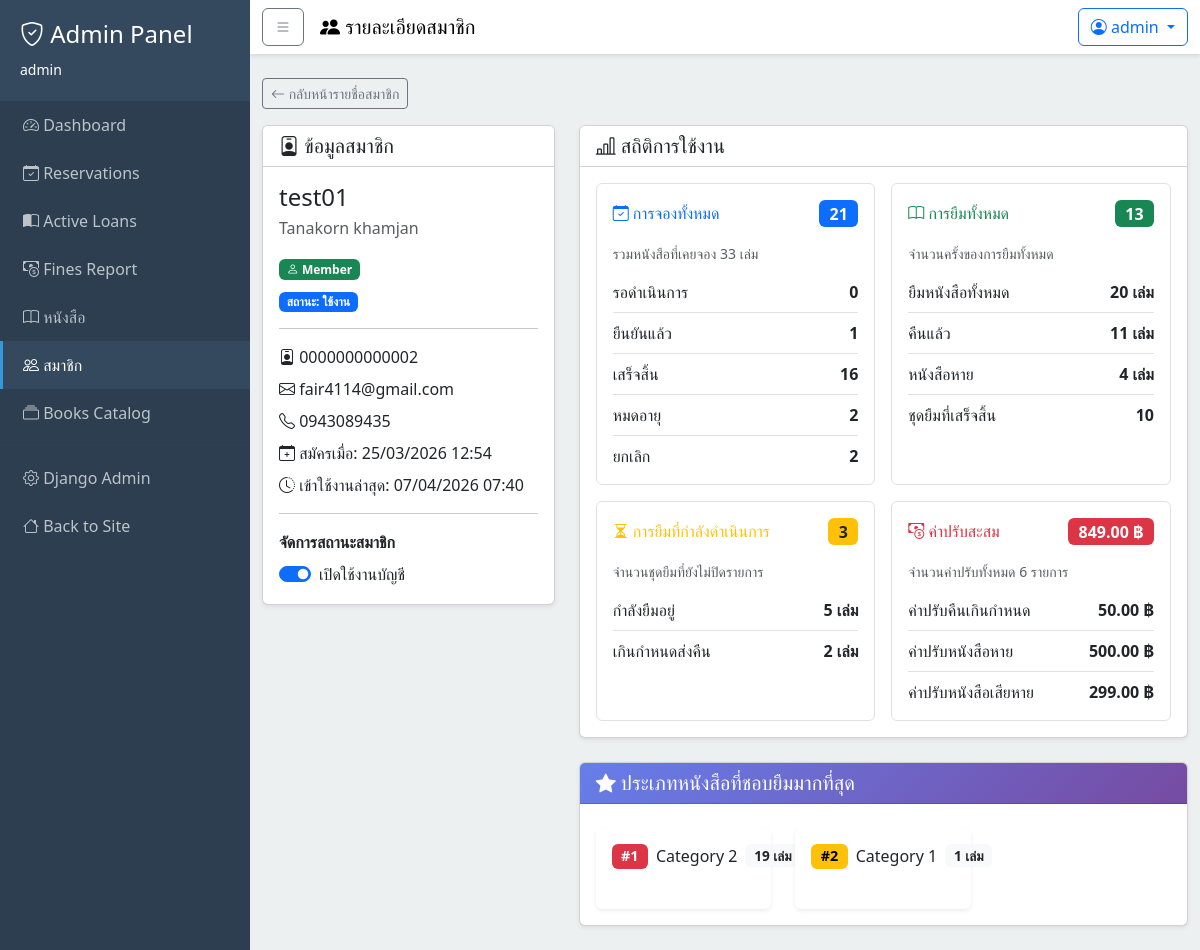
/dashboard/users/2/ (signed in), run on an earlier commit of the app's database.
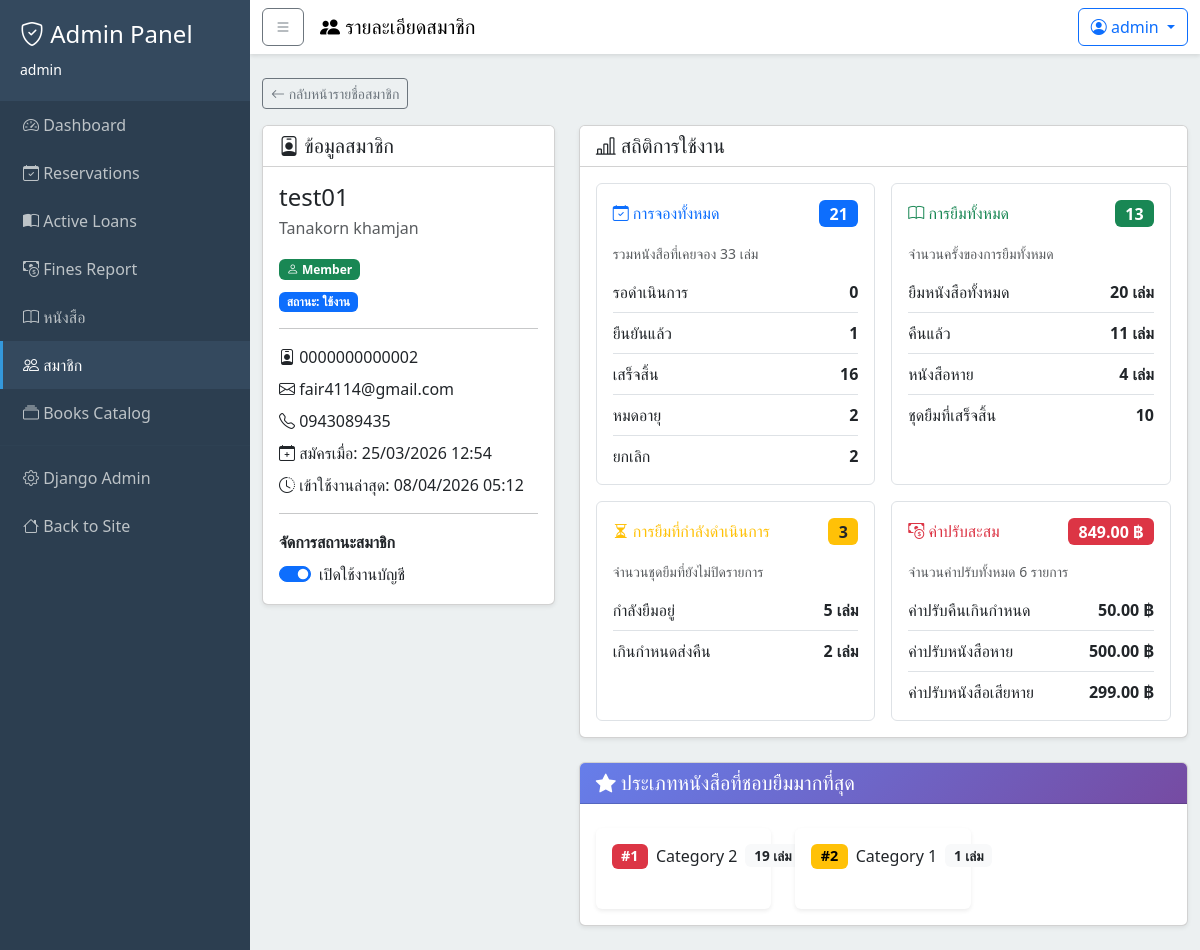
And on a later commit of the database.
### users/models.py (models this page shows, shortened)
class User(AbstractUser):
    phone_number = models.CharField(max_length=10, null=False, blank=False)
    citizen_id = models.CharField(
    max_length=13,
    unique=True,
    null=False,
    blank=False,
    validators=[
        RegexValidator(
            regex=r'^\d{13}$',
            message='Citizen ID must be exactly 13 digits'
        )
    ])

### users/views.py (the view)
# urls.py: path('dashboard/users/<int:user_id>/', views.dashboard_users_detail_view, name='dashboard_users_detail'),
@staff_member_required
def dashboard_users_detail_view(request, user_id):
    from django.contrib.auth import get_user_model
    from django.utils import timezone
    from django.db.models import Count
    from reservations.models import ReservationBatch, Reservation
    from loans.models import LoanBatch, LoanItem
    from fines.models import Fine
    from books.models import Category
    User = get_user_model()
    member = get_object_or_404(User, pk=user_id)
    reservations_qs = ReservationBatch.objects.filter(user=member)
    reservation_items_qs = Reservation.objects.filter(reservation_batch__user=member)
    loan_batches_qs = LoanBatch.objects.filter(user=member)
    loan_items_qs = LoanItem.objects.filter(loan_batch__user=member)
    fines_qs = Fine.objects.filter(loan_item__loan_batch__user=member)
    total_fines_amount = fines_qs.aggregate(total=Sum('amount'))['total'] or 0
    late_return_fines_amount = fines_qs.filter(type='late_return').aggregate(total=Sum('amount'))['total'] or 0
    lost_fines_amount = fines_qs.filter(type='lost').aggregate(total=Sum('amount'))['total'] or 0
    damaged_fines_amount = fines_qs.filter(type='damaged').aggregate(total=Sum('amount'))['total'] or 0
    top_categories = Category.objects.filter(
        books__loan_items__loan_batch__user=member
    ).annotate(
        loan_count=Count('books__loan_items', distinct=True)
    ).order_by('-loan_count')[:5]
    context = {
        'member': member,
        'stats': {
            'total_reservations': reservations_qs.count(),
            'total_reserved_books': reservation_items_qs.count(),
            'pending_reservations': reservations_qs.filter(status='pending').count(),
            'confirmed_reservations': reservations_qs.filter(status='confirmed').count(),
            'completed_reservations': reservations_qs.filter(status='completed').count(),
            'expired_reservations': reservations_qs.filter(status='expired').count(),
            'cancelled_reservations': reservations_qs.filter(status='cancelled').count(),
            'total_loan_batches': loan_batches_qs.count(),
            'total_loan_books': loan_items_qs.count(),
            'returned_loan_books': loan_items_qs.filter(status='returned').count(),
            'lost_loan_books': loan_items_qs.filter(status='lost').count(),
            'active_loans': loan_items_qs.filter(status='borrowed').count(),
            'active_loan_batches': loan_batches_qs.filter(status='active').count(),
            'overdue_loans': loan_items_qs.filter(
                status='borrowed',
                loan_batch__due_date__lt=timezone.now(),
            ).count(),
            'completed_loans': loan_batches_qs.filter(status='completed').count(),
            'total_fines_amount': total_fines_amount,
            'total_fines_count': fines_qs.count(),
            'late_return_fines_amount': late_return_fines_amount,
            'lost_fines_amount': lost_fines_amount,
            'damaged_fines_amount': damaged_fines_amount,
        },
        'can_toggle_status': member != request.user,
        'top_categories': top_categories,
    }
    return render(request, 'dashboard/users/id.html', context)

### books/cart.py (called while the page is built)
    def count(self):
        return len(self.cart)

### books/context_processors.py (called while the page is built)
def cart_context(request):
    cart = Cart(request)
    return {
        'cart_count': cart.count()
    }

### templates/dashboard/users/id.html (shortened to what the changed rows need)
{% extends "base_admin.html" %}
{% block content %}
    <div class="row g-4">
        <div class="col-lg-4">
            <div class="card shadow-sm">
                <div class="card-body">
                    <h4 class="mb-1">{{ member.username }}</h4>
                    <p class="text-muted mb-3">{{ member.get_full_name|default:'-' }}</p>
                    <div class="mb-2">
                        {% if member.is_superuser %}
                            <span class="badge bg-danger">
                                <i class="bi bi-star-fill"></i> Superuser
                            </span>
                        {% elif member.is_staff %}
                            <span class="badge bg-warning text-dark">
                                <i class="bi bi-shield-check"></i> Admin
                            </span>
                        {% else %}
                            <span class="badge bg-success">
                            </span>
                        {% endif %}
                    </div>
                    <div class="mb-3">
                        {% if member.is_active %}
                            <span class="badge bg-primary">สถานะ: ใช้งาน</span>
                        {% else %}
                            <span class="badge bg-secondary">สถานะ: ถูกระงับ</span>
                        {% endif %}
                    </div>
                    <hr>
                    <p class="mb-2">
                        <i class="bi bi-person-badge"></i>
                        {{ member.citizen_id|default:'-' }}
                    </p>
                    <p class="mb-2">
                        <i class="bi bi-envelope"></i>
                        {{ member.email|default:'-' }}
                    </p>
                    <p class="mb-2">
                        <i class="bi bi-telephone"></i>
                        {{ member.phone_number|default:'-' }}
                    </p>
                    <p class="mb-2">
                        <i class="bi bi-calendar-plus"></i>
                        สมัครเมื่อ: {{ member.date_joined|date:"d/m/Y H:i" }}
                    </p>
                    <p class="mb-0">
                        <i class="bi bi-clock-history"></i>
                        เข้าใช้งานล่าสุด:
                        {% if member.last_login %}
                            {{ member.last_login|date:"d/m/Y H:i" }}
                        {% else %}
                            -
                        {% endif %}
                    </p>
                    {% if can_toggle_status %}
                        <hr>
                        <label class="form-label mb-2 fw-semibold">จัดการสถานะสมาชิก</label>
                        <div class="form-check form-switch">
                            <input class="form-check-input"
                                   type="checkbox"
                                   role="switch"
                                   id="member-status-toggle"
                                   data-username="{{ member.username }}"
                                   data-url="{% url 'users:toggle_user_status' member.id %}"
                                   {% if member.is_active %}checked{% endif %}>
                            <label class="form-check-label" for="member-status-toggle">เปิดใช้งานบัญชี</label>
                        </div>
                    {% endif %}
                </div>
            </div>
        </div>
    </div>
{% endblock content %}

What changed in the data, as far as the page shows it:
changed User "test01": last_login "07/04/2026 07:40" → "08/04/2026 05:12"
